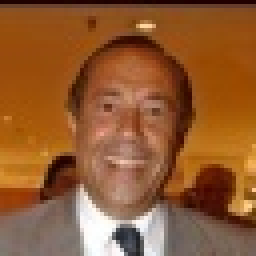
#> input picture FaceDetectionWithHOG/positive/pos_1204.jpg, 64 x 64 px (shown 4 times larger); its folder holds only this picture in this run
$ python train.py   (older library calls are emulated)
#> lines starting #> are read from the running program, lines starting #| are printed output that depends on the picture
import cv2
import numpy as np
from sklearn import datasets
from sklearn.model_selection import train_test_split
from sklearn import svm
import joblib
import time
import os


def train(X_train, y_train):
    print("Training svm")
    if not os.path.exists("saved_svm.pkl"):
        start = time.time()

        clf = svm.SVC()
        clf.fit(X_train, y_train)
        joblib.dump(clf, "saved_svm.pkl")

        print("Train time: " + str(time.time() - start))

    clf = joblib.load("saved_svm.pkl")
    return clf


def accuracy(X_test, y_test, clf):
    print("Calculating accuracy")
    prediction = clf.predict(X_test)
    score = prediction == y_test
    return score.sum() / y_test.shape[0]

def hog(img, pix_per_cell = 8, cells_per_block = 2, amount_bins = 9):

    # Calculate gradient
    gx = cv2.Sobel(img, cv2.CV_32F, 1, 0, ksize=1)
    gy = cv2.Sobel(img, cv2.CV_32F, 0, 1, ksize=1)

    # Calculate gradient magnitude and direction ( in degrees )
    mag, angle = cv2.cartToPolar(gx, gy, angleInDegrees=True)

    # Choose  channel with max magnitude
    h = mag.shape[0]
    w = mag.shape[1]
    max_mag = np.zeros((h, w), dtype=np.float32)
    resp_angle = np.zeros((h, w), dtype=np.float32)
    for i in range(h):
        for j in range(w):
            ind = 0
            for k in range(3):
                if mag[i][j][k] > mag[i][j][ind]:
                    ind = k
            max_mag[i][j] = mag[i][j][ind]
            resp_angle[i][j] = angle[i][j][ind]

    bins_ind = np.int32(amount_bins * resp_angle / 360)

    shape_hists = (max_mag.shape[0] // pix_per_cell,
                  max_mag.shape[1] // pix_per_cell,
                  amount_bins)
    hists = np.zeros(shape_hists, dtype=np.float32)

    # Calculate histograms
    for i in range(max_mag.shape[0]):
        for j in range(max_mag.shape[1]):
            hists[i // pix_per_cell][j // pix_per_cell][bins_ind[i][j]] += max_mag[i][j]

    # Vector of features
    features = np.array([], dtype=np.float32)

    #Normolize historgrams and calculate features
    for i in range(hists.shape[0] - (cells_per_block - 1)):
        for j in range(hists.shape[1] - (cells_per_block - 1)):
            norm = (np.sum(np.square(hists[i][j])) + np.sum(np.square(hists[i][j + 1])) +
                    np.sum(np.square(hists[i + 1][j])) + np.sum(np.square(hists[i + 1][j + 1])))

            norm = np.sqrt(norm) + 0.1

            features = np.hstack((features, hists[i][j] / norm))
            features = np.hstack((features, hists[i][j + 1] / norm))
            features = np.hstack((features, hists[i + 1][j] / norm))
            features = np.hstack((features, hists[i + 1][j + 1] / norm))


    return features


def convert_img_to_hog(list_img):
    list_hog = []
    for i, img in enumerate(list_img):
        list_hog.append(hog(img))
    return list_hog

def read_imgs(path):
#> called with path = 'positive'
    list_imgs = []
    for img_name in os.listdir(path):
        img = cv2.imread(os.path.join(path, img_name))
#> img is the input picture: shape (64, 64, 3); mean B, G, R 48.8, 90.8, 145.4
        list_imgs.append(img)
    return list_imgs

def get_hogs(path):
    print("Loading vector of features")
    raw_features_file = path + "_features.pkl"
    if not os.path.exists(raw_features_file):
        start = time.time()

        imgs = read_imgs(path)
#> imgs = 1 item
        data = convert_img_to_hog(imgs)
#> the loop in convert_img_to_hog, `for i, img in enumerate(list_img):` made 1 pass
#> (h in hog, w in hog, shape_hists in hog) on pass 1: (64, 64, (8, 8, 9))
#> pass 1, in hog, `gx = cv2.Sobel(img, cv2.CV_32F, 1, 0, ksize=1)`:
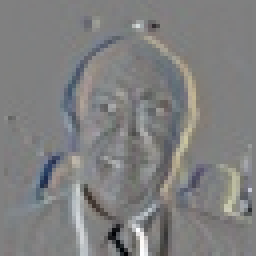
#> gx: shape (64, 64, 3) float32 (shown 4 times larger); mean B, G, R 0, 0.1, 0; drawn with min black and max white
#> pass 1, in hog, `gy = cv2.Sobel(img, cv2.CV_32F, 0, 1, ksize=1)`:
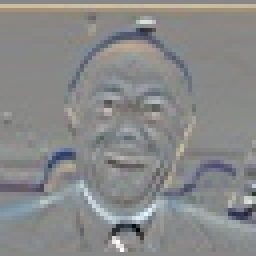
#> gy: shape (64, 64, 3) float32 (shown 4 times larger); mean B, G, R 3.3, 3.1, 2.4; drawn with min black and max white
#> pass 1, in hog, `mag, angle = cv2.cartToPolar(gx, gy, angleInDegrees=True)`:
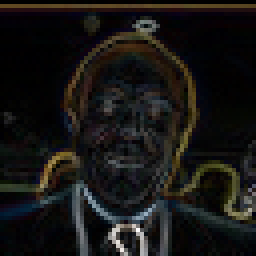
#> mag: shape (64, 64, 3) float32 (shown 4 times larger); mean B, G, R 22.8, 24.6, 26; drawn with min black and max white
#> pass 1, in hog, `mag, angle = cv2.cartToPolar(gx, gy, angleInDegrees=True)`:
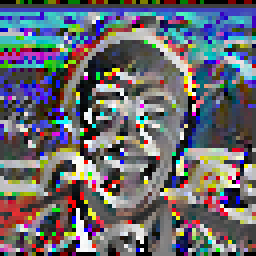
#> angle: shape (64, 64, 3) float32 (shown 4 times larger); mean B, G, R 158.2, 148.8, 149; drawn with min black and max white
#> data = 1 item
        data = np.array(data, dtype=np.float32)
        joblib.dump(data, raw_features_file)

        print(path + " features calc time: ", time.time() - start)
    data = joblib.load(raw_features_file)
    return data

def run():
    pos_data = get_hogs("positive")
    pos_target = np.ones(pos_data.shape[0], dtype=np.int32)

    neg_data = get_hogs("negative")
    neg_target = np.zeros(neg_data.shape[0], dtype=np.int32)

    data = np.vstack((pos_data, neg_data))
    target = np.hstack((pos_target, neg_target))


    X_train, X_test, y_train, y_test = train_test_split(data, target, test_size=0.1)
    clf = train(X_train, y_train)
    acr = accuracy(X_test, y_test, clf)
    print("accuracy: " + str(acr))


if __name__ == "__main__":
#> (the run stopped early here; a loop or call above may not have finished)

$ run again, on FaceDetectionWithHOG/positive/pos_1320.jpg
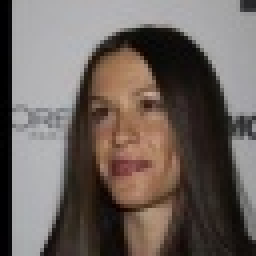
#> input picture FaceDetectionWithHOG/positive/pos_1320.jpg, 64 x 64 px (shown 4 times larger)
#> in read_imgs, img is the input picture: shape (64, 64, 3); mean B, G, R 93.7, 99, 108.9
#> imgs = 1 item
#> the loop in convert_img_to_hog, `for i, img in enumerate(list_img):` made 1 pass
#> (h in hog, w in hog, shape_hists in hog) on pass 1: (64, 64, (8, 8, 9))
#> pass 1, in hog, `mag, angle = cv2.cartToPolar(gx, gy, angleInDegrees=True)`:
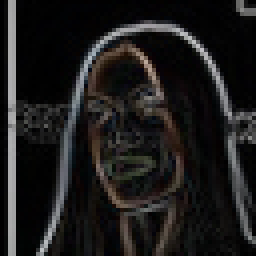
#> mag: shape (64, 64, 3) float32 (shown 4 times larger); mean B, G, R 28.3, 28.7, 29.9
#> pass 1, in hog, `mag, angle = cv2.cartToPolar(gx, gy, angleInDegrees=True)`:
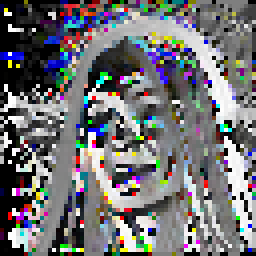
#> angle: shape (64, 64, 3) float32 (shown 4 times larger); mean B, G, R 163.6, 159.9, 160; drawn with min black and max white

$ run again, on FaceDetectionWithHOG/positive/pos_156.jpg
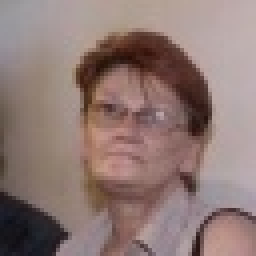
#> input picture FaceDetectionWithHOG/positive/pos_156.jpg, 64 x 64 px (shown 4 times larger)
#> in read_imgs, img is the input picture: shape (64, 64, 3); mean B, G, R 116.5, 120.9, 142.8
#> imgs = 1 item
#> the loop in convert_img_to_hog, `for i, img in enumerate(list_img):` made 1 pass
#> (h in hog, w in hog, shape_hists in hog) on pass 1: (64, 64, (8, 8, 9))
#> pass 1, in hog, `mag, angle = cv2.cartToPolar(gx, gy, angleInDegrees=True)`:
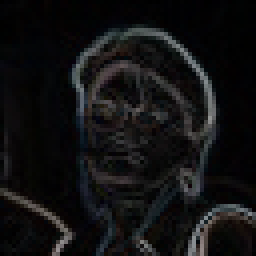
#> mag: shape (64, 64, 3) float32 (shown 4 times larger); mean B, G, R 18.6, 18, 18.1
#> pass 1, in hog, `mag, angle = cv2.cartToPolar(gx, gy, angleInDegrees=True)`:
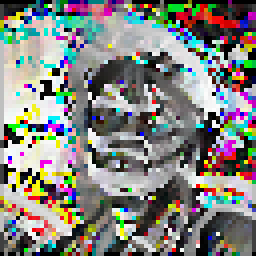
#> angle: shape (64, 64, 3) float32 (shown 4 times larger); mean B, G, R 178.7, 184.8, 184.7; drawn with min black and max white

$ run again, on FaceDetectionWithHOG/positive/pos_1250.jpg
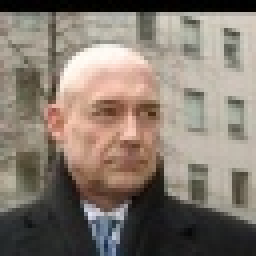
#> input picture FaceDetectionWithHOG/positive/pos_1250.jpg, 64 x 64 px (shown 4 times larger)
#> in read_imgs, img is the input picture: shape (64, 64, 3); mean B, G, R 111.6, 122.2, 133.1
#> imgs = 1 item
#> the loop in convert_img_to_hog, `for i, img in enumerate(list_img):` made 1 pass
#> (h in hog, w in hog, shape_hists in hog) on pass 1: (64, 64, (8, 8, 9))
#> pass 1, in hog, `mag, angle = cv2.cartToPolar(gx, gy, angleInDegrees=True)`:
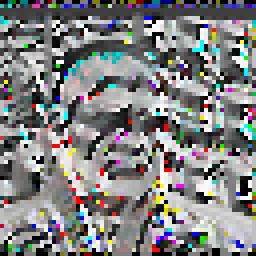
#> angle: shape (64, 64, 3) float32 (shown 4 times larger); mean B, G, R 182.3, 182.5, 181.6; drawn with min black and max white
